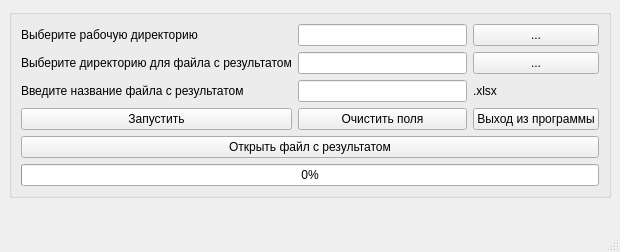
<?xml version="1.0" encoding="UTF-8"?>
<ui version="4.0">
 <class>MainWindow</class>
 <widget class="QMainWindow" name="MainWindow">
  <property name="geometry">
   <rect>
    <x>0</x>
    <y>0</y>
    <width>620</width>
    <height>252</height>
   </rect>
  </property>
  <property name="minimumSize">
   <size>
    <width>0</width>
    <height>0</height>
   </size>
  </property>
  <property name="windowTitle">
   <string>Xgtf to Excel GUI</string>
  </property>
  <widget class="QWidget" name="centralwidget">
   <layout class="QGridLayout" name="gridLayout_2">
    <item row="1" column="0">
     <spacer name="verticalSpacer">
      <property name="orientation">
       <enum>Qt::Vertical</enum>
      </property>
      <property name="sizeHint" stdset="0">
       <size>
        <width>20</width>
        <height>40</height>
       </size>
      </property>
     </spacer>
    </item>
    <item row="0" column="0">
     <widget class="QGroupBox" name="groupBox">
      <property name="title">
       <string/>
      </property>
      <layout class="QGridLayout" name="gridLayout_3">
       <item row="0" column="0">
        <layout class="QVBoxLayout" name="verticalLayout">
         <item>
          <layout class="QGridLayout" name="gridLayout">
           <item row="3" column="2">
            <widget class="QPushButton" name="button_exit">
             <property name="text">
              <string>Выход из программы</string>
             </property>
            </widget>
           </item>
           <item row="3" column="1">
            <widget class="QPushButton" name="button_clear_input">
             <property name="text">
              <string>Очистить поля</string>
             </property>
            </widget>
           </item>
           <item row="1" column="2">
            <widget class="QPushButton" name="button_select_result_dir">
             <property name="text">
              <string>...</string>
             </property>
            </widget>
           </item>
           <item row="3" column="0">
            <widget class="QPushButton" name="button_start">
             <property name="text">
              <string>Запустить</string>
             </property>
            </widget>
           </item>
           <item row="0" column="1">
            <widget class="QLineEdit" name="input_work_dir">
             <property name="readOnly">
              <bool>true</bool>
             </property>
            </widget>
           </item>
           <item row="0" column="2">
            <widget class="QPushButton" name="button_select_work_dir">
             <property name="text">
              <string>...</string>
             </property>
            </widget>
           </item>
           <item row="1" column="1">
            <widget class="QLineEdit" name="input_result_dir">
             <property name="readOnly">
              <bool>true</bool>
             </property>
            </widget>
           </item>
           <item row="1" column="0">
            <widget class="QLabel" name="label_2">
             <property name="text">
              <string>Выберите директорию для файла с результатом</string>
             </property>
            </widget>
           </item>
           <item row="2" column="1">
            <widget class="QLineEdit" name="input_file_name"/>
           </item>
           <item row="2" column="2">
            <widget class="QLabel" name="label_4">
             <property name="text">
              <string>.xlsx</string>
             </property>
            </widget>
           </item>
           <item row="2" column="0">
            <widget class="QLabel" name="label_3">
             <property name="text">
              <string>Введите название файла с результатом</string>
             </property>
            </widget>
           </item>
           <item row="0" column="0">
            <widget class="QLabel" name="label">
             <property name="text">
              <string>Выберите рабочую директорию</string>
             </property>
            </widget>
           </item>
          </layout>
         </item>
         <item>
          <widget class="QPushButton" name="button_open_result_file">
           <property name="text">
            <string>Открыть файл с результатом</string>
           </property>
          </widget>
         </item>
         <item>
          <widget class="QProgressBar" name="progressBar">
           <property name="autoFillBackground">
            <bool>false</bool>
           </property>
           <property name="value">
            <number>0</number>
           </property>
           <property name="textVisible">
            <bool>true</bool>
           </property>
          </widget>
         </item>
        </layout>
       </item>
      </layout>
     </widget>
    </item>
   </layout>
  </widget>
  <widget class="QMenuBar" name="menubar">
   <property name="geometry">
    <rect>
     <x>0</x>
     <y>0</y>
     <width>620</width>
     <height>21</height>
    </rect>
   </property>
  </widget>
  <widget class="QStatusBar" name="statusbar"/>
 </widget>
 <resources/>
 <connections/>
</ui>
